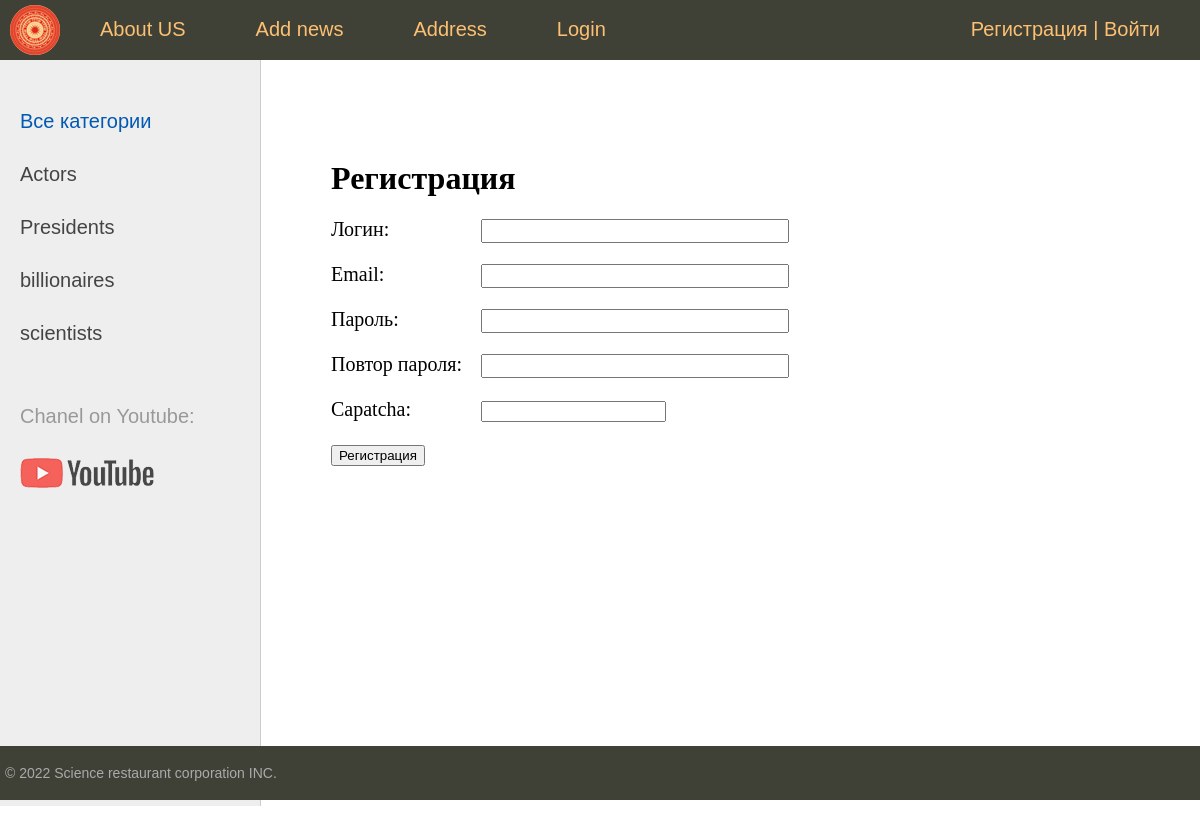
Screenshot of /register/ with the database file from the repository.
### controllers/models.py (models this page shows, shortened)
class Category(models.Model):
    name = models.CharField(max_length=100, db_index=True, verbose_name='Category')
    slug = models.SlugField(max_length=255, unique=True, db_index=True, verbose_name='URL')
    def get_absolute_url(self):
        return reverse('category', kwargs={'cat_slug': self.slug})  # For class RestaurantCategory
    class Meta:
        verbose_name = 'Category'
        verbose_name_plural = 'Category'
        ordering = ['id']  # ORM difference | Important for pagination

### controllers/views.py (the view, shortened to what this page needs)
# urls.py: path('register/', RegisterUser.as_view(), name='register'),
class RegisterUser(DataMixin, CreateView):
    form_class = RegisterUserForm
    template_name = 'restaurant/register.html'
    success_url = reverse_lazy('login')
    def get_context_data(self, *, object_list=None, **kwargs):
        context = super().get_context_data(**kwargs)
        c_def = self.get_user_context(title="Регистрация")
        return dict(list(context.items()) + list(c_def.items()))

### controllers/forms.py
class RegisterUserForm(UserCreationForm):
    username = forms.CharField(label='Логин', widget=forms.TextInput(attrs={'class': 'form-input'}))
    email = forms.EmailField(label='Email', widget=forms.EmailInput(attrs={'class': 'form-input'}))
    password1 = forms.CharField(label='Пароль', widget=forms.PasswordInput(attrs={'class': 'form-input'}))
    password2 = forms.CharField(label='Повтор пароля', widget=forms.PasswordInput(attrs={'class': 'form-input'}))
    capatcha = CaptchaField(label='Введите код в картинке')
    class Meta:
        model = User
        fields = ('username', 'email', 'password1', 'password2')

### controllers/templatetags/controllers_tags.py (called while the page is built)
@register.inclusion_tag('restaurant/list_categories.html')
def show_categories(sort=None, cat_selected=0):
    if not sort:
        cats = Category.objects.all()
    else:
        cats = Category.objects.order_by(sort)
    return {"cats": cats, "cat_selected": cat_selected}

### controllers/utils.py (called while the page is built)
    def get_user_context(self, **kwargs):
        context = kwargs
        cats = cache.get('cats')
        if not cats:
            cats = Category.objects.annotate(Count('visitor'))
            cache.set('cats', cats, 60)
        user_menu = menu.copy()
        if self.request.user.is_authenticated:
            user_menu.pop(3)
        context['menu'] = user_menu
        context['cats'] = cats
        if 'cat_selected' not in context:
            context['cat_selected'] = 0
        return context

### controllers/templates/restaurant/register.html (shortened to what this page needs)
{% extends 'restaurant/base.html' %}
{% block content %}
<h1>{{title}}</h1>
<form method="post">
    {% for f in form %}
        <p><label class="form-label" for="{{ f.id_for_label }}">{{f.label}}: </label>{{ f }}</p>
    {% endfor %}
    <button type="submit">Регистрация</button>
</form>
{% endblock %}

### controllers/templates/restaurant/base.html (shortened to what this page needs)
{% load static %}
{% load controllers_tags %}
{% load cache %}
<!DOCTYPE html>
<html>
<head>
	<link type="text/css" href="{% static 'restaurant/css/styles.css' %}" rel="stylesheet" />
</head>
<body>
<table class="table-page" border=0 cellpadding="0" cellspacing="0">
<tr><td valign=top>
{% block mainmenu %}
		<div class="header">
			<ul id="mainmenu" class="mainmenu">
			<li class="logo"><a href="{% url 'home' %}"><div class="logo"></div></a></li>
{% for m in menu %}
			<li><a href="{% url m.url_name %}">{{m.title}}</a></li>
{% endfor %}
			{% if request.user.is_authenticated %}
			<li class="last"> {{user.username}} | <a href="{% url 'logout' %}">Выйти</a></li>
			{% else %}
			<li class="last"><a href="{% url 'register' %}">Регистрация</a> | <a href="{% url 'login' %}">Войти</a></li>
			{% endif %}
			</ul>
		</div>
{% endblock mainmenu %}
<table class="table-content" border=0 cellpadding="0" cellspacing="0">
<tr>
<td valign="top" class="left-chapters">
<ul id="leftchapters">
{% cache 60 sidebar %}
	{% if cat_selected == 0 %}
		<li class="selected">Все категории</li>
	{% else %}
		<li><a href="{% url 'home' %}">Все категории</a></li>
	{% endif %}
	{% for c in cats %}
		{% if c.visitor__count > 0 %}
			{% if c.pk == cat_selected %}
			<li class="selected">{{c.name}}</li>
			{% else %}
			<li><a href="{{ c.get_absolute_url }}">{{c.name}}</a></li>
			{% endif %}
		{% endif %}
	{% endfor %}
{% endcache %}
		<li class="share">
		<p>Chanel on Youtube:</p>
		<a class="share-yt" href="https://www.youtube.com/watch?v=bYCKVp-HJg4&list=PLs8c_Ytyvy5POrPUiXDn80jvIVmnFbzbh&ab_channel=VDK45" target="_blank" rel="nofollow"></a>
		</li>
	</ul>
</td>
<td valign="top" class="content">
	<div class="content-text">
{% block content %}
{% endblock %}
	</div>
</td></tr></table>
</td></tr>
<tr><td valign=top>
	<div id="footer">
		<p>&copy; 2022 Science restaurant corporation INC.</p>
	</div>
</td></tr></table>
</body>
</html>

### controllers/static/restaurant/css/styles.css (style rules this page uses)
html, body { font-family: 'Arial'; margin: 0; padding: 0; height: 100%; width: 100%; color: #444; }
a { color: #0059b2; text-decoration: none; }
.table-page { width: 100%; height: 100%; vertical-align: top; }
.table-page tr { height: 100%; }
.header { background: #3F4137; height: 60px; }
.logo { background: url('../images/logo.png') no-repeat 10px 5px; width: 70px; height: 60px; }
ul.mainmenu { list-style: none; margin: 0; padding: 0; height: 60px; color: #fdc073; font-size: 20px; overflow: hidden; }
ul.mainmenu li { float: left; margin: 18px 40px 0 30px; }
ul.mainmenu li.logo { margin: 0; }
ul.mainmenu li.last { float: right; }
ul.mainmenu li a { color: #fdc073; text-decoration: none; }
.table-content { width: 100%; min-height: 100%; height: 100%; }
.left-chapters { margin: 0; background: #eee; border-right: 1px solid #ccc; min-height: 100%; }
.left-chapters ul { width: 230px; min-height: 100%; margin: 0; padding: 20px 10px 10px 20px; list-style: none; font-size: 20px; }
.left-chapters ul li { margin: 30px 0 0 0; color: #999; }
.left-chapters ul li.selected { color: #0059b2; }
.left-chapters ul li a { color: #444; text-decoration: none; }
.left-chapters ul li.share { margin: 60px 0 0 0; }
.left-chapters ul li.share p { margin: 30px 0 30px 0; }
.left-chapters ul li.share a { display: inline-block; width: 40px; height: 40px; margin: 0 20px 0 0; }
.left-chapters ul li.share a.share-yt { width: 100%; height: 30px; background: url('../images/share_yt.png') no-repeat 0 0 }
.content { padding: 40px 20px 20px 40px; width: 100%; box-sizing: border-box; }
.content-text { margin: 60px 0 0 30px; color: #000; font-size: 20px; font-family: Yandex Sans Display Light; }
.content-text h1 { font-size: 32px; }
#footer { box-sizing: border-box; background: #3F4137; padding: 5px; color: #aaa; font-size: 14px; font-family: Verdana, Geneva, Arial, Helvetica; text-align: left; overflow: hidden; }
.form-input { width: 300px; font-size: 16px; }
.form-label { display: inline-block; min-width: 150px; vertical-align: top; }

### rows the page displays
Category: name "Actors"
Category: name "Presidents"
Category: name "billionaires"
Category: name "scientists"

### other values shown
{{ m.title }} "About US" "Add news" "Address" "Login"
{{ title }} "Регистрация"
{{ f.label }} "Логин" "Email" "Пароль" "Повтор пароля" "Capatcha"
